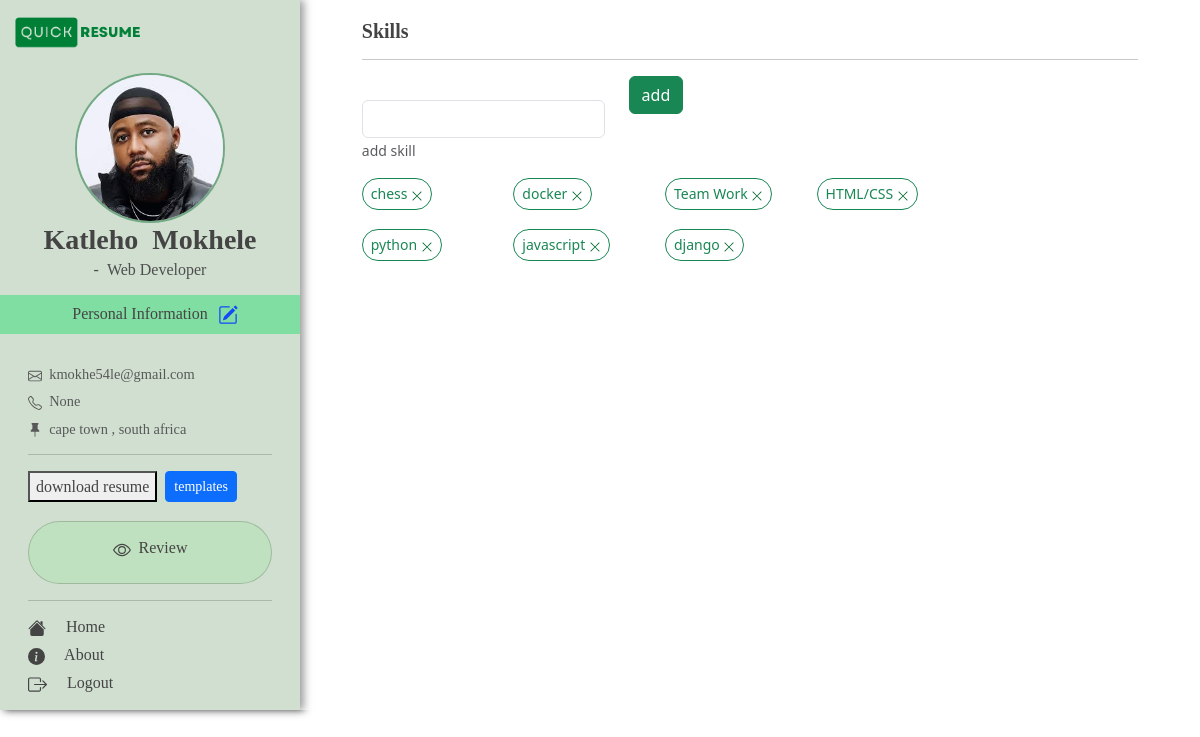
The page /add-skills/ (signed in) on the database its author committed.
### profiles_app/models.py (models this page shows, shortened)
class Profile(models.Model):
    user = models.ForeignKey(User, on_delete=models.CASCADE ,default=1 ) # this has the username inside
    first_name = models.CharField(max_length=200)
    last_name = models.CharField(max_length=200)
    job_title = models.CharField(max_length=200,default="")
    email = models.EmailField()
    cell = models.CharField(max_length=15,null=True, default="-")
    bio = models.TextField( default=" write your professional summery here ")
    avatar = models.ImageField(null=True, upload_to="avatars", blank=True , default='default.png')
    gender_choice = (
        ("male", "Male"),
        ("Female", "Female"),
    )
    location = models.CharField(max_length=300, default="-")
    linkedin_link = models.URLField(null=True, blank=True)
    twitter_link = models.URLField(null=True, blank=True)
    github_link = models.URLField(null=True, blank=True)
    personal_link = models.URLField(null=True, blank=True)

class Skills(models.Model):
    profile = models.ForeignKey(Profile, on_delete=models.CASCADE )
    skill_name = models.CharField(max_length=100)

### main_app/views.py (the view, shortened to what this page needs)
# urls.py: path("add-skills/",views.add_skill, name = "add_skill"),
@login_required
def add_skill(request):
    skills = Skills.objects.filter(profile__user = request.user)[::-1]
    logged_in_user = Profile.objects.get(user = request.user)
    if request.method != 'POST':
        add_skill_form = SkillForm()
    context = {
        "add_skill_form":add_skill_form,
        "skills":skills,
    }
    return render(request, 'main_app/add_skill.html', context)

### profiles_app/forms.py
class SkillForm(ModelForm):
    skill_name = forms.CharField(widget=forms.TextInput , label='', help_text= "add skill" )
    class Meta:
        model = Skills
        fields = '__all__'
        exclude = ['profile']

### main_app/context_processors.py (called while the page is built)
def data(request):
       try:
              profile = Profile.objects.get(user=request.user)
              return {
              "profile":profile
              }
       except:
              profile = ""
              return {"profile":profile}

### main_app/templates/main_app/add_skill.html (shortened to what this page needs)
{% extends "main_app/base.html" %}
{% load bootstrap5 %}
{% load static %}
{% block content %}
<div class="container-fluid">
    <div class="row">
        <div class="col-md-4 col-lg-3" id="personal_info_container">
            {% include 'main_app/sidebar.html' %}
        </div>
        <div class="col-md-8 col-lg-9" style="background-color: #ffffff85;">
            <div class="container">
                <div id="my_margin" style="margin: 0.5cm 1cm 1cm 1cm;" >
                    <h5 style="margin-top: 15px;" ><b>Skills</b></h5>
                    <hr>
                    <form  action="{% url 'main_app:add_skill' %}" action="#" method="post">
                    <div class="row">
                        <div class="col-7   col-md-5    col-lg-4">
                            {% bootstrap_form add_skill_form %}
                        </div>
                        <div class="col-5   col-md-3 col-lg-2">
                            <button onclick="skillsFunction()" class="btn btn-success " name="submit">add</button>
                        </div>
                    </div>
                    </form>
                    <div class="col-12  col-md-11   col-lg-9">
                        <div class="row">
                            {% for skill in skills %}
                            <div class="col-6   col-md-4    col-lg-3" style="margin-bottom: 0.7rem;">
                                <div class="d-flex" >
                                    <h6 class="btn btn-outline-success btn-sm rounded-pill">
                                    {{skill.skill_name}}  <a style="text-decoration: none;color: #00672A;" href="{% url 'main_app:delete_skill' skill.id %}"><svg xmlns="http://www.w3.org/2000/svg" width="12" height="12" fill="currentColor" class="bi bi-x-lg" viewBox="0 0 16 16">
                                        <path d="M2.146 2.854a.5.5 0 1 1 .708-.708L8 7.293l5.146-5.147a.5.5 0 0 1 .708.708L8.707 8l5.147 5.146a.5.5 0 0 1-.708.708L8 8.707l-5.146 5.147a.5.5 0 0 1-.708-.708L7.293 8 2.146 2.854Z"/>
                                    </svg> </a>
                                    </h6>
                                </div>
                            </div>
                            {% endfor %}
                        </div>
                    </div>
                </div>
            </div>
        </div>
    </div>
</div>
{% endblock content %}

### main_app/templates/main_app/sidebar.html (shortened to what this page needs)
{% load static %}
<div class="row">
    <div class="col-8">
        <a  class="d-flex   justify-content-start"    style="text-decoration: none;margin-top: 15px;" href="{% url 'main_app:index' %}">
            <img   style="width:130px" src="{% static 'images/icons/logo-dark.png'  %}" alt="">
        </a>
    </div>
</div>
<br>
<center>
<img style="width:150px;height: 150px;border: 2px solid #00672974;" class="img-fluid rounded-circle" src="{{profile.avatar.url}}" alt="">
<h3  style="margin-bottom: 0.2rem;"> <strong> {{profile.first_name}} &nbsp;{{profile.last_name}} </strong> </h3>
<h6 style="color: rgb(78, 78, 78);margin-bottom: 1rem">- &nbsp;{{profile.job_title}}</h6>
<div class="row" style="background-color:#00da5761; margin-bottom: 1rem;">
<h6 style=" margin: 0.5rem;font-weight: 500;">Personal Information <button onclick="personalFunction()" style="color:#1349fa;background: none;border: none;font-size: 1rem; font-weight: 500;">
</button></h6>
</div>
</center>
<div style="margin: 1rem">
<h6 style="font-size: 0.9rem;color: #585858;margin-bottom:10px;"> &nbsp;{{profile.email}}</h6>
<h6 style="font-size: 0.9rem;color: #585858;margin-bottom:10px;"> &nbsp;{{profile.cell}} <h6>
<h6 style="font-size: 0.9rem;color: #585858;margin-bottom:10px;"> &nbsp;{{profile.location}}<h6>
<hr>
<div class="col">
<div class="d-flex">
    <button type="button" class="btn-outline-primary btn-sm " data-bs-toggle="modal" data-bs-target="#exampleModal">
        download resume
    </button>
    <a  class="btn btn-primary btn-sm" href="{% url 'main_app:templates_list'  %}" >templates</a>
</div>
<br>
<a  href="{% url 'main_app:index' %}"  onclick="full_detailsFunction()" style="color:#333333;background: none;border: none;font-size: 1rem;font-weight: 500;text-decoration: none;">
<div    id = "details-option" class="card card-body rounded-pill   " style="background-color: rgba(9, 255, 0, 0.075)">
    <div class="d-flex  justify-content-center">
        <h6>
        </h6>
        <h6 style="font-weight: 500;">
                &nbsp; Review
        </h6>
    </div>
</div>
</a>
<div class="d-none d-md-block">
<hr>
<h6 style="margin-right: 1rem;">  <a  style="text-decoration: none;" href="{% url 'main_app:index' %}"> &nbsp; &nbsp; Home </a>
</h6>
<h6 style="margin-right: 1rem;">  <a style="text-decoration: none;" href="{%    url 'main_app:landing_page' %}">  &nbsp; &nbsp; About </a>
</h6>
<h6 style="margin-right: 1rem;">  <a style="text-decoration: none;" href="{%   url 'profiles_app:logout'  %}">  &nbsp; &nbsp; Logout</a>
</h6>
</div>
</div>
</div>

### static/css/index.css (style rules this page uses)
#personal_info_container { background-color: rgba(1, 80, 0, 0.184) !important; box-shadow: 4px 0 8px rgb(50, 50, 50); }
a { text-decoration: none; }

### main_app/templates/main_app/base.html (style rules this page uses)
p, h1, h2, h3, h4, h5, h6, button, a, li { font-family:poppins; color: #444444 ; }

### rows shown on the page
Profile: avatar (picture), first_name "Katleho", last_name "Mokhele", job_title "Web Developer", email "kmokhe54le@gmail.com", cell "None", location "cape town , south africa"
Skills: skill_name "chess"
Skills: skill_name "docker"
Skills: skill_name "Team Work"
Skills: skill_name "HTML/CSS"
Skills: skill_name "python"
Skills: skill_name "javascript"
Skills: skill_name "django"
